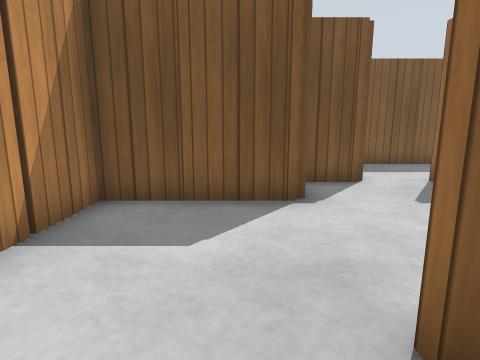
view 1 (above)

24 first-person views from a walk through a world built for the Gazebo simulator. The camera is 0.68 m above the floor, tilts 10° down and sees 80° across. The floor is counted in squares, 0.5 m on a side. Each view is taken from the middle of a square. On the plan, view 1 faces up. The plan holds only what a view shows up to about 13 squares ahead; the rest is blank. Gazebo's built-in surfaces are drawn with simple patterns.

view 2
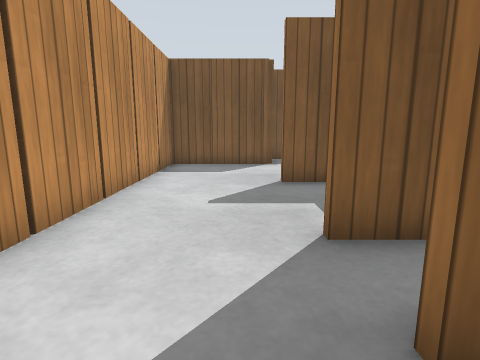

view 3
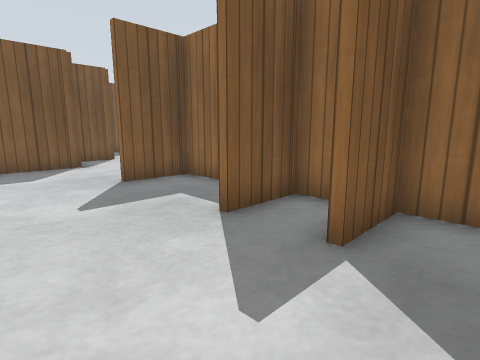

view 4
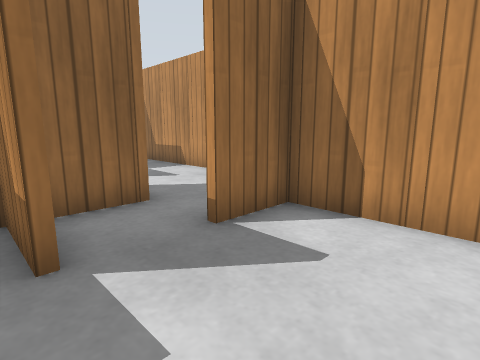

view 5
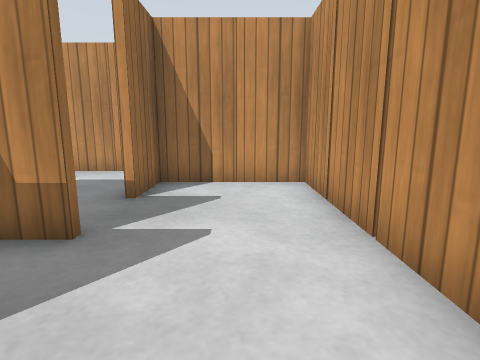

view 6
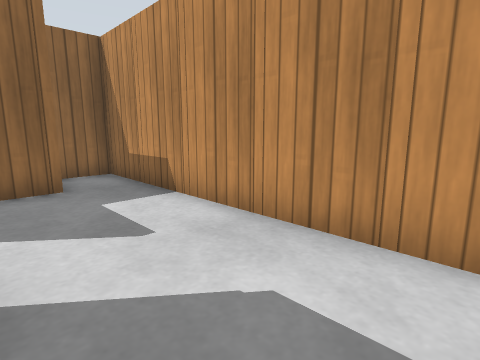

view 7
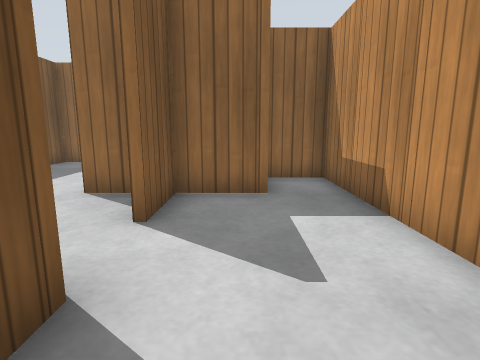

view 8
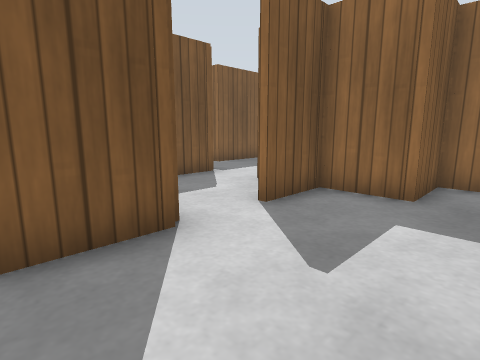

view 9
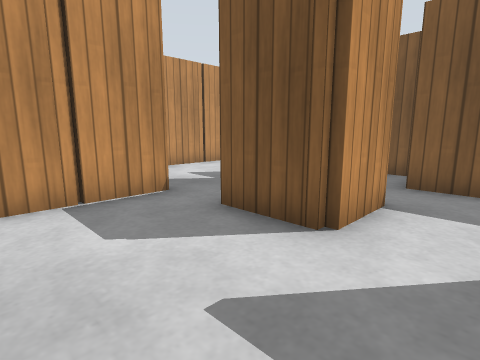

view 10
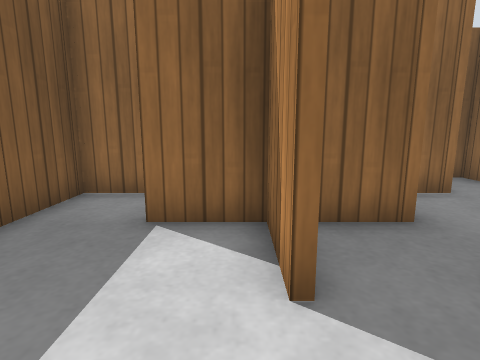

view 11
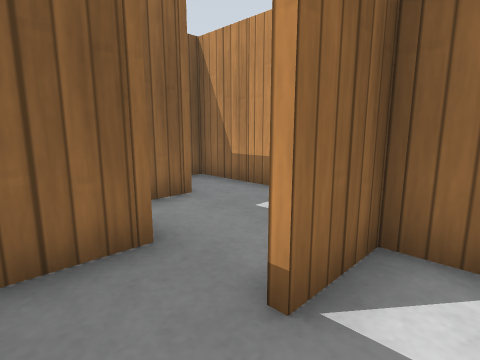

view 12
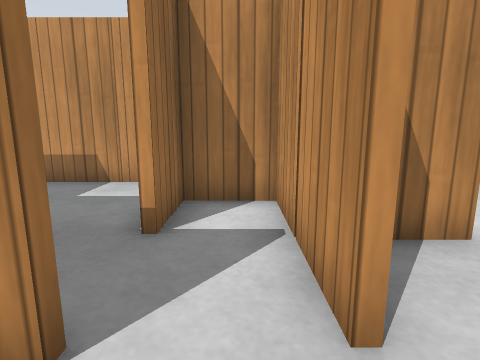

view 13
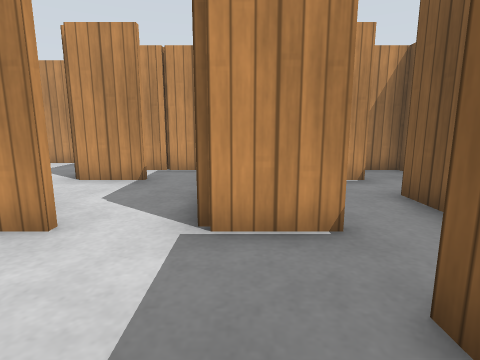

view 14
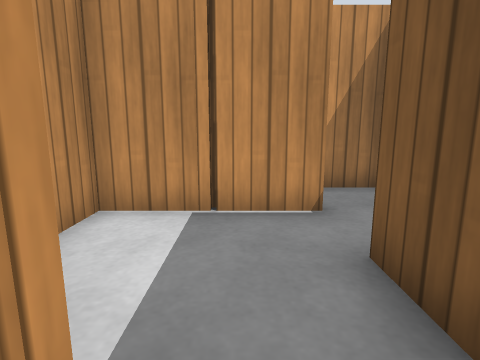

view 15
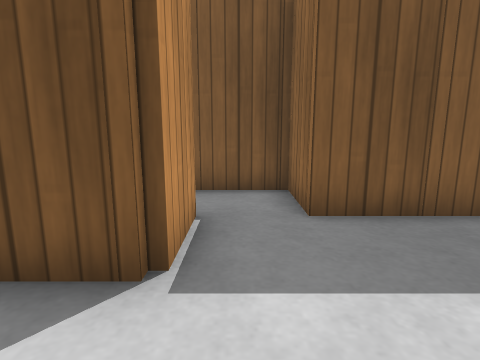

view 16
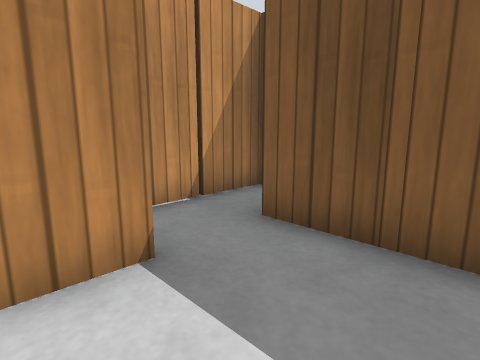

view 17
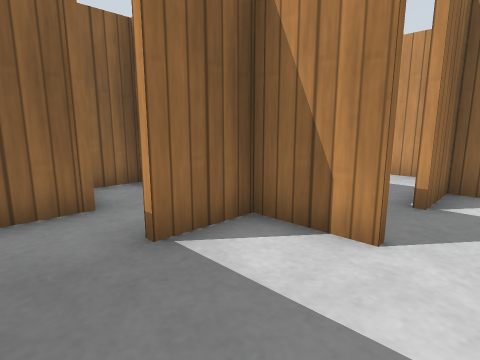

view 18
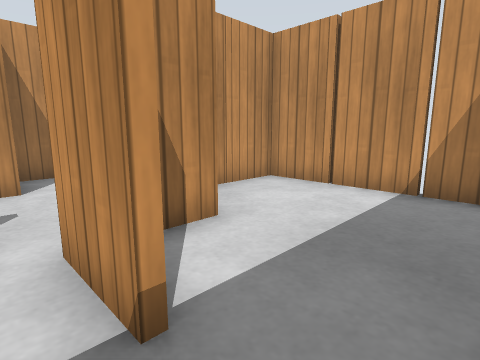

view 19
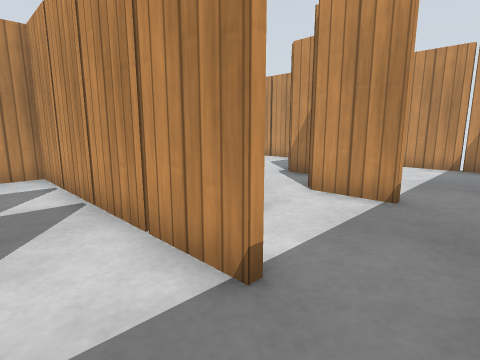

view 20
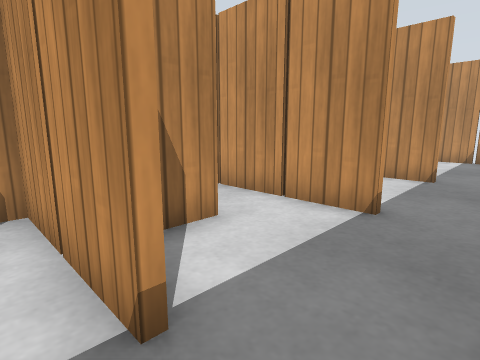

view 21
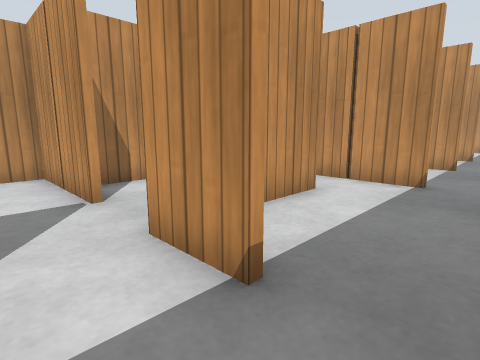

view 22
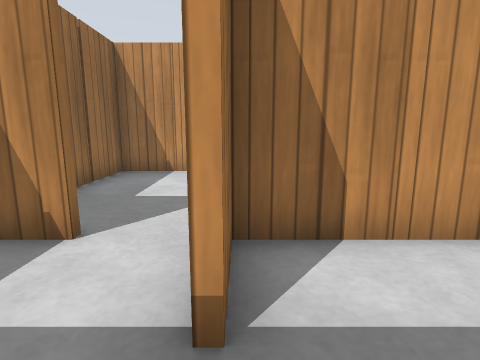

view 23
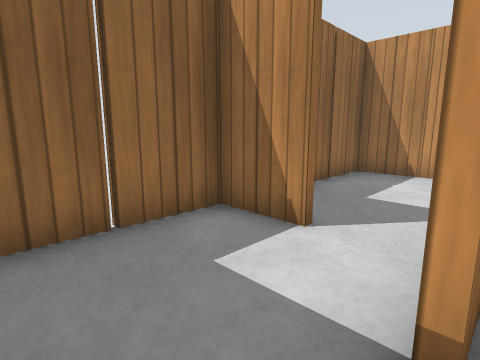

view 24
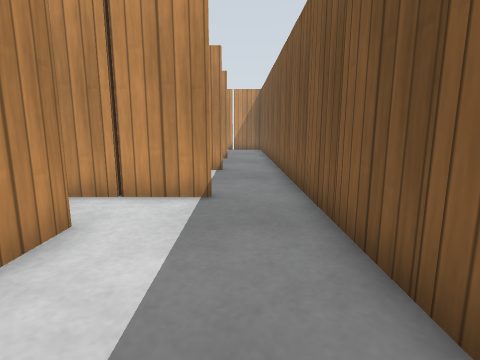

### Floor plan
Points are (right, up) in squares from view 1. A wall is a line through its corners. A room is listed if a view was taken in it or the views show most of it. See-through windows are left out.
Room 1 (views 1, 2, 3, 4, 5, 6, 8)
walls: (1, -4.4) (2.5, -4.4); (2.5, -2.6) (1, -2.6); (2.5, -4.6) (1, -4.6); (1.3, -6.5) (1.3, -7.6); (3.1, -0.1) (3.1, 0.5); (1.1, -7.5) (1.1, -6.5); (3.1, -6.6) (3.1, -5.4); (2, 1.6) (2.6, 1.6); (2.5, 1.4) (1, 1.4); (4.6, -0.6) (3.3, -0.6); (-0.6, -8.4) (0.5, -8.4); (1.3, -9.4) (1.3, -9.9); (1, 5.4) (-2.8, 5.4); (-2.8, 5.6) (-1.4, 5.6); (-2.7, 7.5) (-2.7, -8.4) (-1.4, -8.4)
ways out: opening at (2.5, -9.5) to room 2; opening at (5, -4) to room 3; opening at (1, 3) to room 5; opening at (-2, 6.7)
objects: wooden post (-3, -7); wooden post (-3, -5); wooden post (-3, -3); wooden post (-3, -1); wooden post (-3, 1); wooden post (-3, 3); wooden post (-3, 7); wooden post (-1, -9); wooden post (-1, 5); wooden post (1, -9); wooden post (1, -8); wooden post (3, -11); wooden post (3, -5); wooden post (3, -4); wooden post (3, -3); wooden post (3, -2)
Room 2 (views 7, 9)
walls: (5.4, -10.4) (6.5, -10.4); (7.4, -10.4) (8.5, -10.4); (5, -6.6) (3.1, -6.6); (3.4, -10.4) (4.5, -10.4); (8.5, -6.6) (7, -6.6); (9.4, -10.4) (11.1, -10.4) (11.1, -9.4); (10.5, -8.6) (9.1, -8.6) (9.1, -7.5)
ways out: opening at (2.5, -9.5) to room 1; opening at (6.5, -7) to room 3
objects: wooden post (5, -11); wooden post (5, -7); wooden post (7, -11); wooden post (9, -11)
Room 3 (views 10, 11, 12, 14, 15, 16, 17)
walls: (9.3, -4.5) (9.3, -5.5); (9.1, -5.6) (9.1, -4.5); (11, -4.4) (12.5, -4.4); (9.3, -7.4) (9.3, -8.4) (10.5, -8.4); (9, -2.6) (5, -2.6); (11.1, -7.5) (11.1, -6.5); (7, -6.4) (8.1, -6.4); (13.1, -3.6) (13.1, -2.5); (13.1, -6.6) (13.1, -5.4); (9.3, -0.5) (9.3, -2.5); (5.3, -4.5) (5.3, -6.5); (12.6, -0.6) (11.1, -0.6) (11.1, 0.5); (5.3, -1.4) (5.3, -2.4) (6.5, -2.4); (15.1, -8.6) (15.1, -7.6); (13.4, -10.4) (14.5, -10.4); (10.5, 1.4) (7, 1.4); (15.4, -10.4) (17.1, -10.4) (17.1, -10); (3.3, -0.6) (3.3, -1.6); (5.3, 1.5) (5.3, 0.4)
ways out: opening at (5, -4) to room 1; opening at (6.5, -7) to room 2; opening at (12, -3) to room 4; opening at (5, 1) to room 5
objects: wooden post (5, -1); wooden post (5, 0); wooden post (7, -3); wooden post (9, -7); wooden post (9, -6); wooden post (9, -3); wooden post (9, 1); wooden post (11, -9); wooden post (11, -8); wooden post (13, -11); wooden post (15, -11)
Room 4 (view 13)
walls: (15.1, -2.6) (15.1, -1.4); (14.5, -0.6) (13.5, -0.6)
ways out: opening at (12, -3) to room 3
objects: wooden post (13, -4)
Room 5 (views 18, 19, 20, 21, 22, 23, 24)
walls: (11.3, 6.6) (11.3, 5.5); (9, 7.6) (10.1, 7.6); (13, 7.6) (14.6, 7.6); (11.3, 9.5) (11.3, 8.5); (7.3, 9.5) (7.3, 8.5); (15.5, 7.6) (17.1, 7.6) (17.1, 9.5); (15.5, 3.6) (16.5, 3.6); (14.6, 11.4) (3.6, 11.4); (7.3, 2.6) (7.3, 1.6) (8.2, 1.6); (17.3, 5.5) (17.3, 4.5); (17.3, 9.5) (17.3, 7.5); (17.3, 2.6) (17.3, 1.6) (18.2, 1.6); (3, 7.4) (1.5, 7.4); (19, 7.6) (20.9, 7.6) (20.9, 10.9); (3.8, 3.4) (3.3, 3.4) (3.3, 2.4); (3.3, 9.5) (3.3, 7.5); (3, 3.6) (3.3, 3.6); (1.3, 6.4) (1.3, 5.5); (19.4, 1.6) (20.9, 1.6) (20.9, 4.4)
ways out: opening at (1, 3) to room 1; opening at (5, 1) to room 3; opening at (3.3, 11); opening at (20, 2)
objects: wooden post (1, 5); wooden post (3, 1); wooden post (3, 2); wooden post (3, 7); wooden post (5, 12); wooden post (7, 3); wooden post (7, 5); wooden post (7, 7); wooden post (7, 12); wooden post (9, 12); wooden post (11, 7); wooden post (11, 8); wooden post (11, 12); wooden post (13, 12); wooden post (15, 7); wooden post (15, 12); wooden post (17, 3); wooden post (17, 7); wooden post (21, 3); wooden post (21, 9)

Positions as (right, up) in squares from view 1, and headings:
1: (0, 0), facing up
2: (0, -6), facing up
3: (-2, -6), facing up-right
4: (-2, -4), facing down-right
5: (-1, -1), facing down
6: (2, -7), facing down-right
7: (3, -8), facing right
8: (3, -10), facing up-right
9: (7, -10), facing up-left
10: (9, -4), facing right
11: (10, -5), facing down-right
12: (10, -3), facing down
13: (13, -2), facing left
14: (10, 0), facing left
15: (10, -5), facing up
16: (8, -6), facing up-left
17: (10, -1), facing down-right
18: (4, 11), facing down-left
19: (9, 11), facing down-left
20: (12, 11), facing down-left
21: (19, 11), facing down-left
22: (17, 11), facing down
23: (17, 11), facing down-right
24: (17, 10), facing left
